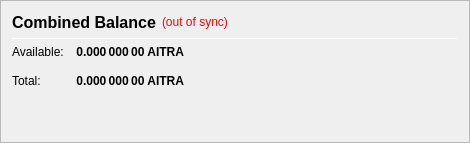
                   <widget class="QFrame" name="frame_CombinedBalances">
                    <property name="minimumSize">
                     <size>
                      <width>470</width>
                      <height>0</height>
                     </size>
                    </property>
                    <property name="frameShape">
                     <enum>QFrame::StyledPanel</enum>
                    </property>
                    <property name="frameShadow">
                     <enum>QFrame::Raised</enum>
                    </property>
                    <layout class="QVBoxLayout" name="verticalLayout_5">
                     <item>
                      <layout class="QHBoxLayout" name="horizontalLayout_5" stretch="0,0,0">
                       <item>
                        <widget class="QLabel" name="label_5z">
                         <property name="minimumSize">
                          <size>
                           <width>0</width>
                           <height>20</height>
                          </size>
                         </property>
                         <property name="font">
                          <font>
                           <pointsize>12</pointsize>
                           <weight>75</weight>
                           <bold>true</bold>
                          </font>
                         </property>
                         <property name="toolTip">
                          <string>Combined Balance (including unconfirmed and immature coins)</string>
                         </property>
                         <property name="text">
                          <string>Combined Balance</string>
                         </property>
                        </widget>
                       </item>
                       <item>
                        <widget class="QLabel" name="labelWalletStatus">
                         <property name="cursor">
                          <cursorShape>WhatsThisCursor</cursorShape>
                         </property>
                         <property name="toolTip">
                          <string>The displayed information may be out of date. Your wallet automatically synchronizes with the AITRA network after a connection is established, but this process has not completed yet.</string>
                         </property>
                         <property name="styleSheet">
                          <string notr="true">QLabel { color: red; }</string>
                         </property>
                         <property name="text">
                          <string notr="true">(out of sync)</string>
                         </property>
                         <property name="alignment">
                          <set>Qt::AlignLeading|Qt::AlignLeft|Qt::AlignVCenter</set>
                         </property>
                        </widget>
                       </item>
                       <item>
                        <spacer name="horizontalSpacer_1">
                         <property name="orientation">
                          <enum>Qt::Horizontal</enum>
                         </property>
                         <property name="sizeHint" stdset="0">
                          <size>
                           <width>40</width>
                           <height>20</height>
                          </size>
                         </property>
                        </spacer>
                       </item>
                      </layout>
                     </item>
                     <item>
                      <widget class="Line" name="line_CombinedBalance">
                       <property name="minimumSize">
                        <size>
                         <width>0</width>
                         <height>1</height>
                        </size>
                       </property>
                       <property name="maximumSize">
                        <size>
                         <width>16777215</width>
                         <height>1</height>
                        </size>
                       </property>
                       <property name="orientation">
                        <enum>Qt::Horizontal</enum>
                       </property>
                      </widget>
                     </item>
                     <item>
                      <layout class="QGridLayout" name="gridLayout_3">
                       <property name="spacing">
                        <number>12</number>
                       </property>
                       <item row="1" column="0">
                        <widget class="QLabel" name="labelBalanceTextz">
                         <property name="text">
                          <string>Available:</string>
                         </property>
                        </widget>
                       </item>
                       <item row="1" column="1">
                        <widget class="QLabel" name="labelBalancez">
                         <property name="font">
                          <font>
                           <weight>75</weight>
                           <bold>true</bold>
                          </font>
                         </property>
                         <property name="cursor">
                          <cursorShape>IBeamCursor</cursorShape>
                         </property>
                         <property name="toolTip">
                          <string>Your current spendable balance</string>
                         </property>
                         <property name="text">
                          <string notr="true">0.000 000 00 AITRA</string>
                         </property>
                         <property name="alignment">
                          <set>Qt::AlignRight|Qt::AlignTrailing|Qt::AlignVCenter</set>
                         </property>
                         <property name="textInteractionFlags">
                          <set>Qt::LinksAccessibleByMouse|Qt::TextSelectableByKeyboard|Qt::TextSelectableByMouse</set>
                         </property>
                        </widget>
                       </item>
                       <item row="2" column="0">
                        <widget class="QLabel" name="labelTotalTextz">
                         <property name="text">
                          <string>Total:</string>
                         </property>
                        </widget>
                       </item>
                       <item row="2" column="1">
                        <widget class="QLabel" name="labelTotalz">
                         <property name="font">
                          <font>
                           <weight>75</weight>
                           <bold>true</bold>
                          </font>
                         </property>
                         <property name="cursor">
                          <cursorShape>IBeamCursor</cursorShape>
                         </property>
                         <property name="toolTip">
                          <string>Total Balance, including all unavailable coins.</string>
                         </property>
                         <property name="text">
                          <string notr="true">0.000 000 00 AITRA</string>
                         </property>
                         <property name="alignment">
                          <set>Qt::AlignRight|Qt::AlignTrailing|Qt::AlignVCenter</set>
                         </property>
                         <property name="textInteractionFlags">
                          <set>Qt::LinksAccessibleByMouse|Qt::TextSelectableByKeyboard|Qt::TextSelectableByMouse</set>
                         </property>
                        </widget>
                       </item>
                       <item row="2" column="3">
                        <spacer name="horizontalSpacer_2">
                         <property name="orientation">
                          <enum>Qt::Horizontal</enum>
                         </property>
                         <property name="sizeHint" stdset="0">
                          <size>
                           <width>40</width>
                           <height>20</height>
                          </size>
                         </property>
                        </spacer>
                       </item>
                      </layout>
                     </item>
                     <item>
                      <spacer name="verticalSpacer_1">
                       <property name="orientation">
                        <enum>Qt::Vertical</enum>
                       </property>
                       <property name="sizeHint" stdset="0">
                        <size>
                         <width>20</width>
                         <height>40</height>
                        </size>
                       </property>
                      </spacer>
                     </item>
                    </layout>
                   </widget>
